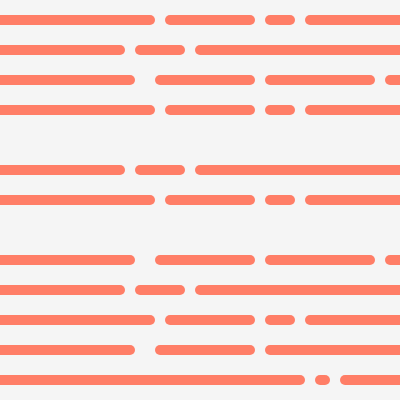
Frame 1 (no input)
Frame 60 (no input): identical to frame 1, image omitted
Frame 120 (the mouse pressed at the canvas centre since frame 60): identical to frame 1, image omitted

The p5.js sketch that drew this single still picture (run headless with seeded random() and noise() and a simulated clock; from frame 60 on, the mouse is pressed at the canvas centre):

// p5.js sketch
// ── sketch.js
function setup() {
  createCanvas(400, 400);
}

function draw() {
  background(245);

  let a=150;
  let b=20;
  strokeWeight(10);
  stroke('#ff7e67');

  line(0,b,a,b);
  line(a+20, b, a+a-50, b);
  line(a+a-30,b,a+a-10, b);
  line(a+a+10,b, a+a+100,b);

  b+=30;
  line (0,b,a-30,b);
  line (a-10,b,a+30,b);
  line (a+50,b,a+250,b);

  b+=30;
  line(0,b,a-20,b);
  line(a+10, b, a+a-50, b);
  line(a+a-30, b,a+220,b);
  line (a+240,b,a+260,b);


  b+=30;
  line(0,b,a,b);
  line(a+20, b, a+a-50, b);
  line(a+a-30,b,a+a-10, b);
  line(a+a+10,b, a+a+100,b);

  b+=60;
  line (0,b,a-30,b);
  line (a-10,b,a+30,b);
  line (a+50,b,a+250,b);

   b+=30;
  line(0,b,a,b);
  line(a+20, b, a+a-50, b);
  line(a+a-30,b,a+a-10, b);
  line(a+a+10,b, a+a+100,b);

   b+=60;
  line(0,b,a-20,b);
  line(a+10, b, a+a-50, b);
  line(a+a-30, b,a+220,b);
  line (a+240,b,a+260,b);

  b+=30;
  line (0,b,a-30,b);
  line (a-10,b,a+30,b);
  line (a+50,b,a+250,b);

  b+=30;
  line(0,b,a,b);
  line(a+20, b, a+a-50, b);
  line(a+a-30,b,a+a-10, b);
  line(a+a+10,b, a+a+100,b);

   b+=30;
  line(0,b,a-20,b);
  line(a+10, b, a+a-50, b);
  line(a+a-30, b,a+280,b);

   b+=30;
  line(0,b,a*2,b);
  line (a*2+20,b,a*2+25,b);
  line(a*2+45,b, a*2+b,b);
}
